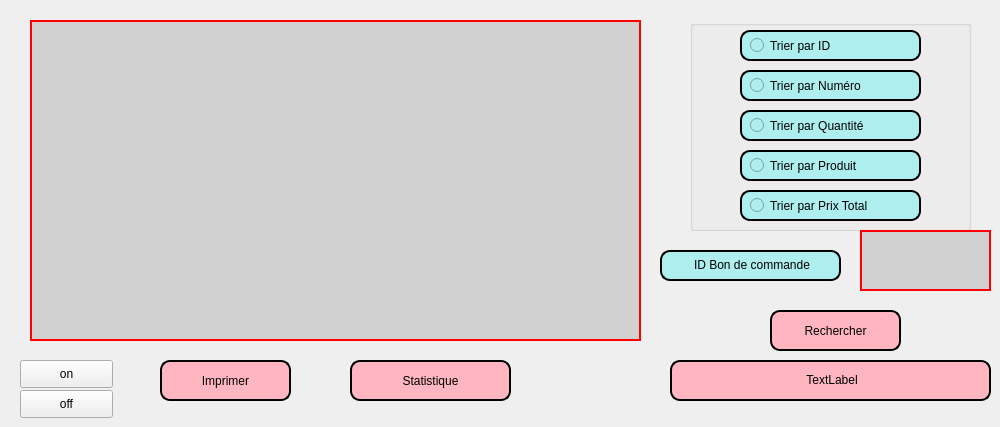
     <widget class="QWidget" name="tab_21">
      <attribute name="title">
       <string>Afficher</string>
      </attribute>
      <widget class="QGroupBox" name="groupBox_21">
       <property name="geometry">
        <rect>
         <x>690</x>
         <y>20</y>
         <width>281</width>
         <height>211</height>
        </rect>
       </property>
       <property name="title">
        <string/>
       </property>
       <widget class="QRadioButton" name="radioButton_produit_commande">
        <property name="geometry">
         <rect>
          <x>50</x>
          <y>130</y>
          <width>181</width>
          <height>31</height>
         </rect>
        </property>
        <property name="styleSheet">
         <string notr="true">border: 2px solid black;
border-radius: 10px;
padding: 0 8px;
background: #AFEEEE;
font: bold, &quot;Comic Sans MS&quot;;;
text-align:center;</string>
        </property>
        <property name="text">
         <string>Trier par Produit</string>
        </property>
       </widget>
       <widget class="QRadioButton" name="radioButton_quantite_commande">
        <property name="geometry">
         <rect>
          <x>50</x>
          <y>90</y>
          <width>181</width>
          <height>31</height>
         </rect>
        </property>
        <property name="styleSheet">
         <string notr="true">border: 2px solid black;
border-radius: 10px;
padding: 0 8px;
background: #AFEEEE;
font: bold, &quot;Comic Sans MS&quot;;;
text-align:center;</string>
        </property>
        <property name="text">
         <string>Trier par Quantité</string>
        </property>
       </widget>
       <widget class="QRadioButton" name="radioButton_prix_total_commande">
        <property name="geometry">
         <rect>
          <x>50</x>
          <y>170</y>
          <width>181</width>
          <height>31</height>
         </rect>
        </property>
        <property name="styleSheet">
         <string notr="true">border: 2px solid black;
border-radius: 10px;
padding: 0 8px;
background: #AFEEEE;
font: bold, &quot;Comic Sans MS&quot;;;
text-align:center;</string>
        </property>
        <property name="text">
         <string>Trier par Prix Total</string>
        </property>
       </widget>
       <widget class="QRadioButton" name="radioButton_numero_commande">
        <property name="geometry">
         <rect>
          <x>50</x>
          <y>50</y>
          <width>181</width>
          <height>31</height>
         </rect>
        </property>
        <property name="styleSheet">
         <string notr="true">border: 2px solid black;
border-radius: 10px;
padding: 0 8px;
background: #AFEEEE;
font: bold, &quot;Comic Sans MS&quot;;;
text-align:center;</string>
        </property>
        <property name="text">
         <string>Trier par Numéro</string>
        </property>
       </widget>
       <widget class="QRadioButton" name="radioButton_id_commande">
        <property name="geometry">
         <rect>
          <x>50</x>
          <y>10</y>
          <width>181</width>
          <height>31</height>
         </rect>
        </property>
        <property name="styleSheet">
         <string notr="true">border: 2px solid black;
border-radius: 10px;
padding: 0 8px;
background: #AFEEEE;
font: bold, &quot;Comic Sans MS&quot;;;
text-align:center;</string>
        </property>
        <property name="text">
         <string>Trier par ID</string>
        </property>
       </widget>
      </widget>
      <widget class="QLabel" name="label_36">
       <property name="geometry">
        <rect>
         <x>660</x>
         <y>250</y>
         <width>181</width>
         <height>31</height>
        </rect>
       </property>
       <property name="styleSheet">
        <string notr="true">border: 2px solid black;
border-radius: 10px;
padding: 0 8px;
background: #AFEEEE;
font: bold, &quot;Comic Sans MS&quot;;;
text-align:center;</string>
       </property>
       <property name="text">
        <string>&lt;html&gt;&lt;head/&gt;&lt;body&gt;&lt;p align=&quot;center&quot;&gt;&lt;span style=&quot; font-size:9pt;&quot;&gt;ID Bon de commande&lt;/span&gt;&lt;/p&gt;&lt;/body&gt;&lt;/html&gt;</string>
       </property>
      </widget>
      <widget class="QLineEdit" name="lineEdit_12">
       <property name="geometry">
        <rect>
         <x>860</x>
         <y>230</y>
         <width>131</width>
         <height>61</height>
        </rect>
       </property>
       <property name="styleSheet">
        <string notr="true">border-width:2px;
border-style:solid;
border-color:red;
background: #d1d1d1;
</string>
       </property>
      </widget>
      <widget class="QPushButton" name="pushButton_rechercher_commande">
       <property name="geometry">
        <rect>
         <x>770</x>
         <y>310</y>
         <width>131</width>
         <height>41</height>
        </rect>
       </property>
       <property name="styleSheet">
        <string notr="true">border: 2px solid black;
border-radius: 10px;
padding: 0 8px;
background:#FFB6C1	;
font: bold, &quot;Comic Sans MS&quot;;</string>
       </property>
       <property name="text">
        <string>Rechercher</string>
       </property>
      </widget>
      <widget class="QTableView" name="tabcommande">
       <property name="geometry">
        <rect>
         <x>30</x>
         <y>20</y>
         <width>611</width>
         <height>321</height>
        </rect>
       </property>
       <property name="styleSheet">
        <string notr="true">border-width:2px;
border-style:solid;
border-color:red;
background: #d1d1d1;</string>
       </property>
      </widget>
      <widget class="QPushButton" name="pushButton_imprimer_commande">
       <property name="geometry">
        <rect>
         <x>160</x>
         <y>360</y>
         <width>131</width>
         <height>41</height>
        </rect>
       </property>
       <property name="styleSheet">
        <string notr="true">border: 2px solid black;
border-radius: 10px;
padding: 0 8px;
background:#FFB6C1	;
font: bold, &quot;Comic Sans MS&quot;;</string>
       </property>
       <property name="text">
        <string>Imprimer</string>
       </property>
      </widget>
      <widget class="QPushButton" name="pushButton_Statistique">
       <property name="geometry">
        <rect>
         <x>350</x>
         <y>360</y>
         <width>161</width>
         <height>41</height>
        </rect>
       </property>
       <property name="styleSheet">
        <string notr="true">border: 2px solid black;
border-radius: 10px;
padding: 0 8px;
background:#FFB6C1	;
font: bold, &quot;Comic Sans MS&quot;;</string>
       </property>
       <property name="text">
        <string>Statistique</string>
       </property>
      </widget>
      <widget class="QLabel" name="label_2">
       <property name="geometry">
        <rect>
         <x>670</x>
         <y>360</y>
         <width>321</width>
         <height>41</height>
        </rect>
       </property>
       <property name="styleSheet">
        <string notr="true">border: 2px solid black;
border-radius: 10px;
padding: 0 8px;
background:#FFB6C1	;
font: bold, &quot;Comic Sans MS&quot;;</string>
       </property>
       <property name="text">
        <string>&lt;html&gt;&lt;head/&gt;&lt;body&gt;&lt;p align=&quot;center&quot;&gt;TextLabel&lt;/p&gt;&lt;/body&gt;&lt;/html&gt;</string>
       </property>
      </widget>
      <widget class="QPushButton" name="pushButton">
       <property name="geometry">
        <rect>
         <x>20</x>
         <y>360</y>
         <width>93</width>
         <height>28</height>
        </rect>
       </property>
       <property name="text">
        <string>on</string>
       </property>
      </widget>
      <widget class="QPushButton" name="pushButton_2">
       <property name="geometry">
        <rect>
         <x>20</x>
         <y>390</y>
         <width>93</width>
         <height>28</height>
        </rect>
       </property>
       <property name="text">
        <string>off</string>
       </property>
      </widget>
     </widget>
